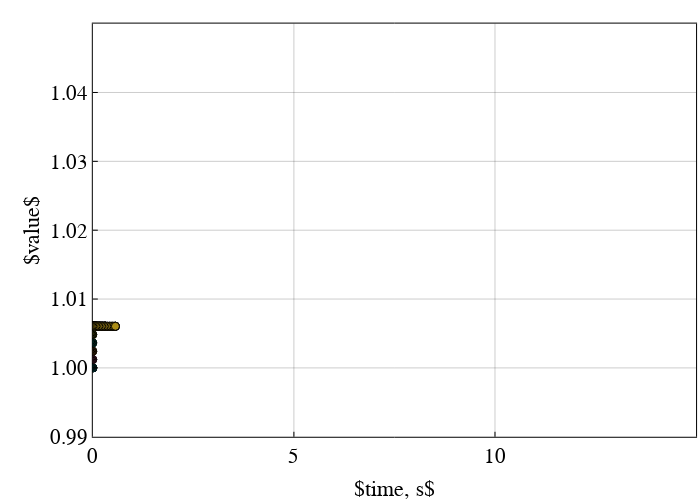

The notebook cell this image was saved under:
### Code cell
plot!(p_time; xlims=[0, 15], ylims=[0.99,1.05])
